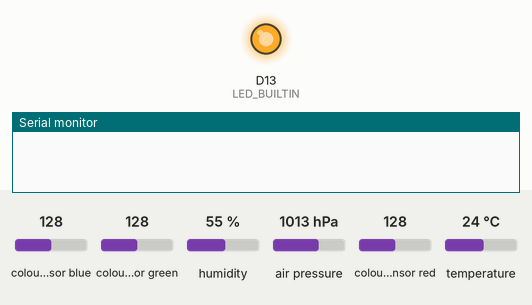
This sketch was run on a simulated Arduino Nano 33 BLE. On the bench: output pins drawn as LEDs (lit = HIGH), the last lines printed to the serial monitor. The test bench sets the inputs (shaded band); at power-on: colour sensor blue 128, colour sensor green 128, humidity 55 %, air pressure 1013 hPa, colour sensor red 128, temperature 24 °C.

Above: at 0.5 s.
At 3.0 s:
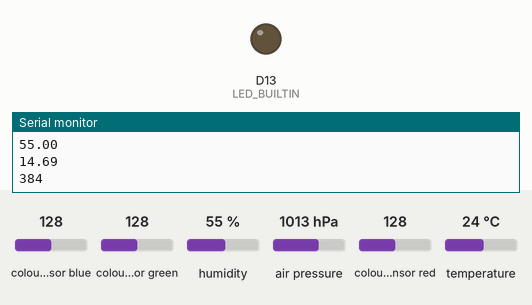
Timing chart, 0 to 6.5 s (numbered marks = the images above):
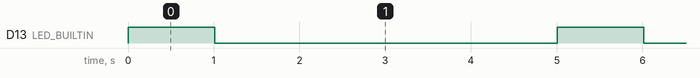

The sketch:

TestSensors3.ino
```cpp
// This code will read the temperature, humidity, pressure, and light data at specified intervals and print the data to the serial monitor
// Author: Chris Hazel
// Date: 2020.04.08

#include <Arduino_HTS221.h>
#include <Arduino_LPS22HB.h>
#include <Arduino_APDS9960.h>

void setup() {
    Serial.begin(9600);
    while (!Serial);


    if (!HTS.begin()) {
        Serial.println("Failed to initialize humidity temperature sensor!");
        while(1);
    }

    if (!BARO.begin()) {
        Serial.println("Failed to initialize pressure sensor!");
        while(1);
    }

    if (!APDS.begin()){
        Serial.println("Failed to initialize ligth sensor!");
        while(1);
    }

    //Initialize the LED light to confirm that the sensor is collecting data
    pinMode(LED_BUILTIN, OUTPUT);

    //PRINT THE HEADER
    //Serial.println("Temperature, Humidity, Pressure, Light");

}

void loop() {

    //Blink LED light to confirm data collection
    digitalWrite(LED_BUILTIN, HIGH);

    float temperature = HTS.readTemperature(FAHRENHEIT);
    float humidity = HTS.readHumidity();
    float pressure = BARO.readPressure(PSI);
    int r, g, b, light; //Set to the 0 incase the light cannot be read

    if (APDS.colorAvailable())
        delay(5);

    APDS.readColor(r, g, b, light); //will only read the ambient light component

    delay(1000);
    digitalWrite(LED_BUILTIN, LOW);

    Serial.println(temperature);
    Serial.println(humidity);
    Serial.println(pressure);
    Serial.println(light);
    Serial.println();


/*
    Serial.print("Temperature = ");
    Serial.print(temperature);
    Serial.println(" F");

    Serial.print("Humidity = ");
    Serial.print(humidity);
    Serial.println(" %");

    Serial.print("Pressure = ");
    Serial.print(pressure);
    Serial.println(" PSI");

    Serial.print("Light = ");
    Serial.print(light);
    Serial.println(" units"); //need to clarify the units of abient light, may be lux

    Serial.print("Sound Average = ");
    Serial.print(soundAvg);
    Serial.println(" dB");

    Serial.println("------");

*/
    //repeat process every 4 seconds, so that record happens every 5 seconds
    delay(3995);
}
```

Measured:
- by itself, D13 (LED_BUILTIN): alternates HIGH for 1.0 s and LOW for 4.0 s
